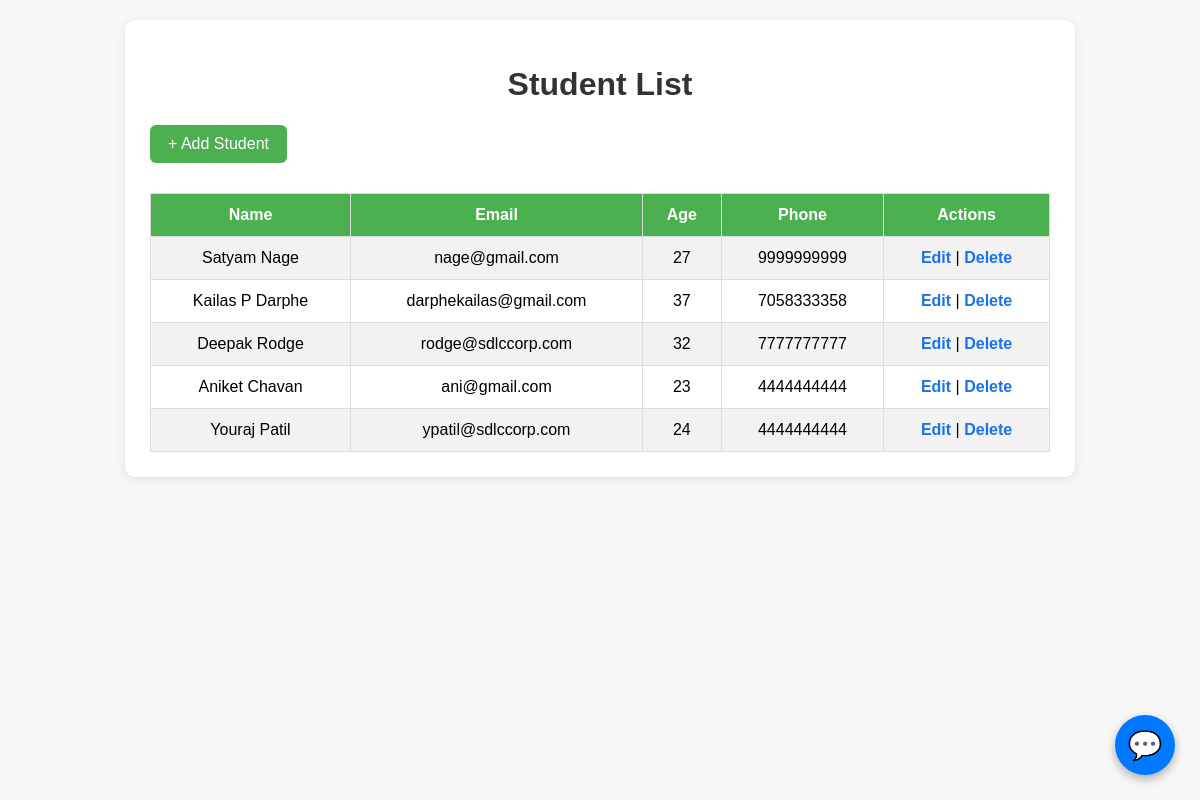
The page /students/ on the database its author committed.
### students/models.py (models this page shows, shortened)
class Student(models.Model):
    name = models.CharField(max_length=100)
    email = models.EmailField()
    age = models.IntegerField()
    phone = models.IntegerField()

### students/views.py (the view)
# urls.py: path('', lambda request: redirect('student_list')),
def student_list(request):
    students = Student.objects.all()
    return render(request, 'students/list.html', {'students': students})

### students/templates/students/list.html (shortened to what this page needs)
<!DOCTYPE html>
<html>
<head>
</head>
<body>
    <div class="container">
        <h1>Student List</h1>
        <a class="top-btn" href="{% url 'add_student' %}">+ Add Student</a>
        <table>
            <tr>
                <th>Name</th>
                <th>Email</th>
                <th>Age</th>
                <th>Phone</th>
                <th>Actions</th>
            </tr>
            {% for student in students %}
            <tr>
                <td>{{ student.name }}</td>
                <td>{{ student.email }}</td>
                <td>{{ student.age }}</td>
                <td>{{ student.phone }}</td>
                <td class="action-links">
                    <a href="{% url 'edit_student' student.id %}">Edit</a> |
                    <a class="delete-link" href="{% url 'delete_student' student.id %}"
                    onclick="return confirm('Are you sure you want to delete this record?');">Delete</a>
                </td>
            </tr>
            {% endfor %}
        </table>
    </div>
    {% include "chatbot/chat.html" %}
</body>
</html>

### students/templates/students/list.html (style rules this page uses)
body { font-family: Arial, sans-serif; background: #f7f7f7; margin: 0; padding: 20px; }
.container { width: 90%; max-width: 900px; margin: auto; background: white; padding: 25px; border-radius: 10px; box-shadow: 0px 2px 10px rgba(0,0,0,0.1); }
h1 { text-align: center; color: #333; }
.top-btn { display: inline-block; margin-bottom: 15px; padding: 10px 18px; background: #4CAF50; color: white; text-decoration: none; border-radius: 6px; font-size: 16px; }
table { width: 100%; border-collapse: collapse; margin-top: 15px; }
th, td { border: 1px solid #ddd; padding: 12px; text-align: center; }
th { background: #4CAF50; color: white; }
tr:nth-child(even) { background: #f2f2f2; }
.action-links a { text-decoration: none; color: #1a73e8; font-weight: bold; }
.delete-link { color: red; }

### rows shown on the page
Student: name "Satyam Nage", email "nage@gmail.com", age "27", phone "9999999999"
Student: name "Kailas P Darphe", email "darphekailas@gmail.com", age "37", phone "7058333358"
Student: name "Deepak Rodge", email "rodge@sdlccorp.com", age "32", phone "7777777777"
Student: name "Aniket Chavan", email "ani@gmail.com", age "23", phone "4444444444"
Student: name "Youraj Patil", email "ypatil@sdlccorp.com", age "24", phone "4444444444"
